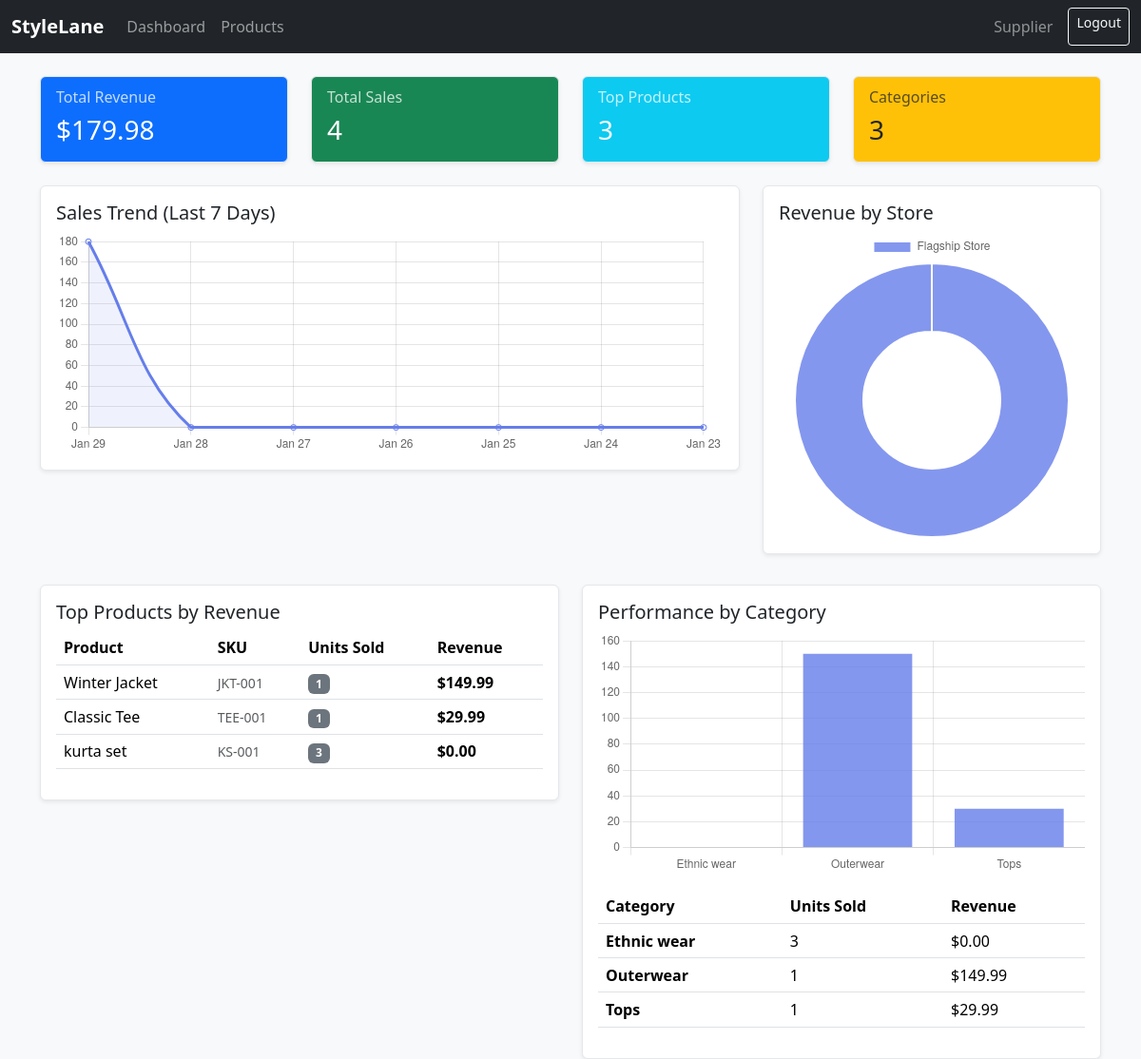
Screenshot of /analytics (signed in) with the database file from the repository.
### app.py (models this page shows, shortened)
class Product(db.Model):
    id = db.Column(db.Integer, primary_key=True)
    name = db.Column(db.String(120), nullable=False)
    sku = db.Column(db.String(80), unique=True, nullable=False)
    category = db.Column(db.String(80), nullable=True)
    supplier_id = db.Column(db.Integer, db.ForeignKey("user.id"), nullable=True)
    image_url = db.Column(db.String(500), nullable=True)
    price = db.Column(db.Float, nullable=True)
    cost_price = db.Column(db.Float, nullable=True)
    size = db.Column(db.String(20), nullable=True)
    color = db.Column(db.String(50), nullable=True)
    description = db.Column(db.Text, nullable=True)
    inventory_items = db.relationship("Inventory", backref="product_rel", lazy=True)

### app.py (the view)
@app.route("/analytics")
@login_required
def analytics():
    sales_last_30 = Sale.query.filter(
        Sale.timestamp >= datetime.utcnow() - timedelta(days=30)
    ).all()
    top_products = (
        db.session.query(
            Product.name,
            Product.sku,
            func.sum(Sale.quantity).label('total_sold'),
            func.sum(Sale.total_amount).label('total_revenue')
        )
        .join(Sale, Product.id == Sale.product_id)
        .group_by(Product.id)
        .order_by(func.sum(Sale.total_amount).desc())
        .limit(10)
        .all()
    )
    sales_by_store = (
        db.session.query(
            Store.name,
            func.sum(Sale.total_amount).label('revenue'),
            func.count(Sale.id).label('transactions')
        )
        .join(Sale, Store.id == Sale.store_id)
        .group_by(Store.id)
        .all()
    )
    daily_sales = {}
    for i in range(7):
        date = (datetime.utcnow() - timedelta(days=i)).date()
        date_str = date.strftime('%Y-%m-%d')
        start_of_day = datetime.combine(date, datetime.min.time())
        end_of_day = datetime.combine(date, datetime.max.time())
        daily_revenue = db.session.query(func.sum(Sale.total_amount)).filter(
            Sale.timestamp >= start_of_day,
            Sale.timestamp <= end_of_day
        ).scalar() or 0
        daily_sales[date_str] = float(daily_revenue)
    category_sales = (
        db.session.query(
            Product.category,
            func.sum(Sale.total_amount).label('revenue'),
            func.sum(Sale.quantity).label('units_sold')
        )
        .join(Sale, Product.id == Sale.product_id)
        .filter(Product.category.isnot(None))
        .group_by(Product.category)
        .all()
    )
    total_revenue = db.session.query(func.sum(Sale.total_amount)).scalar() or 0
    total_sales = Sale.query.count()
    return render_template(
        "analytics.html",
        top_products=top_products,
        sales_by_store=sales_by_store,
        daily_sales=daily_sales,
        category_sales=category_sales,
        total_revenue=total_revenue,
        total_sales=total_sales,
    )

### app.py (called while the page is built)
def login_required(view_func):
    @wraps(view_func)
    def wrapper(*args, **kwargs):
        if "user_id" not in session:
            flash("Please log in to continue.", "warning")
            return redirect(url_for("login"))
        return view_func(*args, **kwargs)
    return wrapper

def ensure_db_initialized():
    inspector = inspect(db.engine)
    if not inspector.has_table("user"):
        db.create_all()

@app.before_request
def _bootstrap_db():
    ensure_db_initialized()

### templates/analytics.html (shortened to what this page needs)
{% extends "base.html" %}
{% block content %}
<div class="row g-4 mb-4">
  <div class="col-md-3">
    <div class="card shadow-sm bg-primary text-white">
      <div class="card-body">
        <h6 class="card-subtitle mb-2 opacity-75">Total Revenue</h6>
        <h3 class="card-title mb-0">${{ "%.2f"|format(total_revenue) }}</h3>
      </div>
    </div>
  </div>
  <div class="col-md-3">
    <div class="card shadow-sm bg-success text-white">
      <div class="card-body">
        <h6 class="card-subtitle mb-2 opacity-75">Total Sales</h6>
        <h3 class="card-title mb-0">{{ total_sales }}</h3>
      </div>
    </div>
  </div>
  <div class="col-md-3">
    <div class="card shadow-sm bg-info text-white">
      <div class="card-body">
        <h6 class="card-subtitle mb-2 opacity-75">Top Products</h6>
        <h3 class="card-title mb-0">{{ top_products|length }}</h3>
      </div>
    </div>
  </div>
  <div class="col-md-3">
    <div class="card shadow-sm bg-warning text-dark">
      <div class="card-body">
        <h6 class="card-subtitle mb-2 opacity-75">Categories</h6>
        <h3 class="card-title mb-0">{{ category_sales|length }}</h3>
      </div>
    </div>
  </div>
</div>
<div class="row g-4">
  <div class="col-lg-8">
    <div class="card shadow-sm">
      <div class="card-body">
        <h5 class="card-title">Sales Trend (Last 7 Days)</h5>
        <canvas id="salesChart" height="100"></canvas>
      </div>
    </div>
  </div>
  <div class="col-lg-4">
    <div class="card shadow-sm">
      <div class="card-body">
        <h5 class="card-title">Revenue by Store</h5>
        <canvas id="storeChart"></canvas>
      </div>
    </div>
  </div>
</div>
<div class="row g-4 mt-2">
  <div class="col-lg-6">
    <div class="card shadow-sm">
      <div class="card-body">
        <h5 class="card-title">Top Products by Revenue</h5>
        <div class="table-responsive">
          <table class="table table-sm">
            <thead>
              <tr>
                <th>Product</th>
                <th>SKU</th>
                <th>Units Sold</th>
                <th>Revenue</th>
              </tr>
            </thead>
            <tbody>
              {% for name, sku, sold, revenue in top_products %}
              <tr>
                <td>{{ name }}</td>
                <td><small class="text-muted">{{ sku }}</small></td>
                <td><span class="badge bg-secondary">{{ sold }}</span></td>
                <td><strong>${{ "%.2f"|format(revenue) }}</strong></td>
              </tr>
              {% endfor %}
            </tbody>
          </table>
        </div>
      </div>
    </div>
  </div>
  <div class="col-lg-6">
    <div class="card shadow-sm">
      <div class="card-body">
        <h5 class="card-title">Performance by Category</h5>
        <canvas id="categoryChart"></canvas>
        <div class="mt-3">
          <table class="table table-sm">
            <thead>
              <tr>
                <th>Category</th>
                <th>Units Sold</th>
                <th>Revenue</th>
              </tr>
            </thead>
            <tbody>
              {% for cat, revenue, units in category_sales %}
              <tr>
                <td><strong>{{ cat }}</strong></td>
                <td>{{ units }}</td>
                <td>${{ "%.2f"|format(revenue) }}</td>
              </tr>
              {% endfor %}
            </tbody>
          </table>
        </div>
      </div>
    </div>
  </div>
</div>
<script>
  // Sales Trend Chart
  const salesData = {{ daily_sales|tojson }};
  const dates = Object.keys(salesData).reverse();
  const values = dates.map(d => salesData[d]);
  new Chart(document.getElementById('salesChart'), {
    type: 'line',
    data: {
      labels: dates.map(d => new Date(d).toLocaleDateString('en-US', {month: 'short', day: 'numeric'})),
      datasets: [{
        label: 'Revenue ($)',
        data: values,
        borderColor: 'rgb(102, 126, 234)',
        backgroundColor: 'rgba(102, 126, 234, 0.1)',
        tension: 0.4,
        fill: true
      }]
    },
    options: {
      responsive: true,
      maintainAspectRatio: true,
      plugins: {
        legend: { display: false }
      }
    }
  });
  // Store Revenue Chart
  const storeData = {{ sales_by_store|map(attribute='name')|list|tojson }};
  const storeRevenue = {{ sales_by_store|map(attribute='revenue')|list|tojson }};
  new Chart(document.getElementById('storeChart'), {
    type: 'doughnut',
    data: {
      labels: storeData,
      datasets: [{
        data: storeRevenue,
        backgroundColor: [
          'rgba(102, 126, 234, 0.8)',
          'rgba(118, 75, 162, 0.8)',
          'rgba(255, 99, 132, 0.8)',
          'rgba(54, 162, 235, 0.8)',
          'rgba(255, 206, 86, 0.8)',
        ]
      }]
    },
    options: {
      responsive: true,
      maintainAspectRatio: true
    }
  });
  // Category Chart
  const categories = {{ category_sales|map(attribute='0')|list|tojson }};
  const catRevenue = {{ category_sales|map(attribute='revenue')|list|tojson }};
  new Chart(document.getElementById('categoryChart'), {
    type: 'bar',
    data: {
      labels: categories,
      datasets: [{
        label: 'Revenue ($)',
        data: catRevenue,
        backgroundColor: 'rgba(102, 126, 234, 0.8)'
      }]
    },
    options: {
      responsive: true,
      maintainAspectRatio: true,
      plugins: {
        legend: { display: false }
      },
      scales: {
        y: { beginAtZero: true }
      }
    }
  });
</script>
{% endblock %}

### templates/base.html (shortened to what this page needs)
<!doctype html>
<html lang="en">
<head>
  <link href="https://cdn.jsdelivr.net/npm/bootstrap@5.3.3/dist/css/bootstrap.min.css" rel="stylesheet">
  <link href="{{ url_for('static', filename='style.css') }}" rel="stylesheet">
</head>
<body>
  <nav class="navbar navbar-expand-lg navbar-dark bg-dark mb-4">
    <div class="container-fluid">
      <a class="navbar-brand fw-bold" href="{{ url_for('index') }}">StyleLane</a>
      <div class="collapse navbar-collapse">
        <ul class="navbar-nav me-auto">
          {% if session.get('user_role') == 'admin' %}
            <li class="nav-item"><a class="nav-link" href="{{ url_for('admin_dashboard') }}">Dashboard</a></li>
            <li class="nav-item"><a class="nav-link" href="{{ url_for('analytics') }}">Analytics</a></li>
            <li class="nav-item"><a class="nav-link" href="{{ url_for('product_search') }}">Products</a></li>
            <li class="nav-item"><a class="nav-link" href="{{ url_for('sales_report') }}">Reports</a></li>
            <li class="nav-item"><a class="nav-link" href="{{ url_for('recommendations') }}">Recommendations</a></li>
          {% elif session.get('user_role') == 'supplier' %}
            <li class="nav-item"><a class="nav-link" href="{{ url_for('supplier_dashboard') }}">Dashboard</a></li>
            <li class="nav-item"><a class="nav-link" href="{{ url_for('product_search') }}">Products</a></li>
          {% endif %}
        </ul>
        <div class="d-flex">
          {% if session.get('user_id') %}
            <span class="navbar-text me-3 text-white-50">{{ session.get('user_role')|capitalize }}</span>
            <a class="btn btn-outline-light btn-sm" href="{{ url_for('logout') }}">Logout</a>
          {% endif %}
        </div>
      </div>
    </div>
  </nav>
  <div class="container">
    {% block content %}{% endblock %}
  </div>
</body>
</html>

### static/style.css (style rules this page uses)
body { background-color: #f8f9fa; }
.card { border: 1px solid #e5e7eb; }
.table-sm td, .table-sm th { padding: 0.35rem 0.5rem; }
.badge { font-weight: 600; }

### rows the page displays
Product: name "Winter Jacket", sku "JKT-001", sold "1", price "149.99", category "Outerwear", units "1"
Product: name "Classic Tee", sku "TEE-001", id "1", price "29.99", category "Tops"
Product: name "kurta set", sku "KS-001", sold "3", revenue "0.00"

### other values shown
{{ session.get('user_role')|capitalize }} "Supplier"
{{ "%.2f"|format(total_revenue) }} "179.98"
{{ total_sales }} "4"
{{ top_products|length }} "3"
{{ category_sales|length }} "3"
{{ cat }} "Ethnic wear"
{{ units }} "3"
{{ "%.2f"|format(revenue) }} "0.00"
chart data {{ daily_sales|tojson }} {"2026-01-23": 0.0, "2026-01-24": 0.0, "2026-01-25": 0.0, "2026-01-26": 0.0, "2026-01-27": 0.0, "2026-01-28": 0.0, "2026-01-29": 179.98000000000002}
chart data {{ sales_by_store|map(attribute='name')|list|tojson }} ["Flagship Store"]
chart data {{ category_sales|map(attribute='0')|list|tojson }} ["Ethnic wear", "Outerwear", "Tops"]
